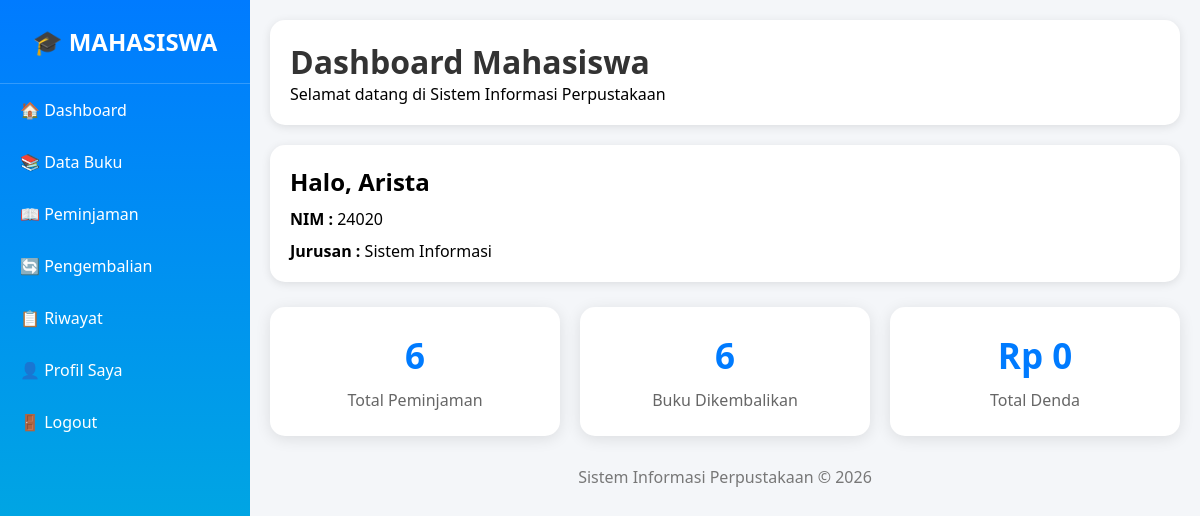
/mahasiswa/dashboard.php (signed in), run on the app's committed database.
### tables this page shows
CREATE TABLE `anggota` (
  `id_anggota` int(11) NOT NULL,
  `nim` varchar(20) NOT NULL,
  `nama_anggota` varchar(100) NOT NULL,
  `jurusan` varchar(100) DEFAULT NULL,
  `alamat` text DEFAULT NULL,
  `no_hp` varchar(15) DEFAULT NULL
);

### mahasiswa/dashboard.php (the view, shortened to what this page needs)
<?php
include "../config/koneksi.php";
$id_anggota = $_SESSION['id_anggota'];
$mhs = mysqli_fetch_assoc(
mysqli_query($conn,"
SELECT *
FROM anggota
WHERE id_anggota='$id_anggota'
")
);
$pinjam = mysqli_fetch_assoc(
mysqli_query($conn,"
SELECT COUNT(*) AS total
FROM peminjaman
WHERE id_anggota='$id_anggota'
")
);
$kembali = mysqli_fetch_assoc(
mysqli_query($conn,"
SELECT COUNT(*) AS total
FROM peminjaman
WHERE id_anggota='$id_anggota'
AND status='dikembalikan'
")
);
$denda = mysqli_fetch_assoc(
mysqli_query($conn,"
SELECT SUM(denda) AS total
FROM peminjaman
WHERE id_anggota='$id_anggota'
")
);
?>
<!DOCTYPE html>
<html>
<head>
</head>
<body>
<div class="sidebar">
    <h2>🎓 MAHASISWA</h2>
    <a href="dashboard.php">
        🏠 Dashboard
    </a>
    <a href="buku.php">
        📚 Data Buku
    </a>
    <a href="peminjaman/index.php">
        📖 Peminjaman
    </a>
    <a href="pengembalian/index.php">
        🔄 Pengembalian
    </a>
    <a href="riwayat.php">
        📋 Riwayat
    </a>
    <a href="profil.php">
        👤 Profil Saya
    </a>
    <a href="../logout.php">
        🚪 Logout
    </a>
</div>
<div class="content">
    <div class="header">
        <h1>Dashboard Mahasiswa</h1>
        <p>
            Selamat datang di Sistem Informasi Perpustakaan
        </p>
    </div>
    <div class="profil">
        <h2>
            Halo,
            <?= $mhs['nama_anggota']; ?>
        </h2>
        <p>
            <b>NIM :</b>
            <?= $mhs['nim']; ?>
        </p>
        <p>
            <b>Jurusan :</b>
            <?= $mhs['jurusan']; ?>
        </p>
    </div>
    <div class="card-container">
        <div class="card">
            <h2>
                <?= $pinjam['total']; ?>
            </h2>
            <p>Total Peminjaman</p>
        </div>
        <div class="card">
            <h2>
                <?= $kembali['total']; ?>
            </h2>
            <p>Buku Dikembalikan</p>
        </div>
        <div class="card">
            <h2>
                Rp <?= number_format($denda['total']); ?>
            </h2>
            <p>Total Denda</p>
        </div>
    </div>
    <div class="footer">
        Sistem Informasi Perpustakaan © <?= date('Y'); ?>
    </div>
</div>
</body>
</html>

### mahasiswa/dashboard.php (style rules this page uses)
* { margin:0; padding:0; box-sizing:border-box; }
body { font-family:'Segoe UI',sans-serif; background:#f4f6f9; }
.sidebar { position:fixed; left:0; top:0; width:250px; height:100%; background:linear-gradient( 180deg, #007bff, #00bcd4 ); color:white; }
.sidebar h2 { text-align:center; padding:25px; border-bottom:1px solid rgba(255,255,255,.2); }
.sidebar a { display:block; color:white; text-decoration:none; padding:15px 20px; transition:0.3s; }
.content { margin-left:250px; padding:20px; }
.header { background:white; padding:20px; border-radius:15px; box-shadow:0 2px 10px rgba(0,0,0,.1); }
.header h1 { color:#333; }
.profil { margin-top:20px; background:white; padding:20px; border-radius:15px; box-shadow:0 2px 10px rgba(0,0,0,.1); }
.profil p { margin-top:10px; }
.card-container { margin-top:25px; display:grid; grid-template-columns: repeat( auto-fit, minmax(220px,1fr) ); gap:20px; }
.card { background:white; border-radius:15px; padding:25px; text-align:center; box-shadow:0 3px 15px rgba(0,0,0,.1); }
.card h2 { font-size:35px; color:#007bff; }
.card p { margin-top:10px; color:#666; }
.footer { text-align:center; margin-top:30px; color:#777; }

### data on the page
anggota: nama_anggota "Arista", nim "24020", jurusan "Sistem Informasi"

### other printed values
$pinjam['total'] "6"
$kembali['total'] "6"
$denda['total'] "0"
